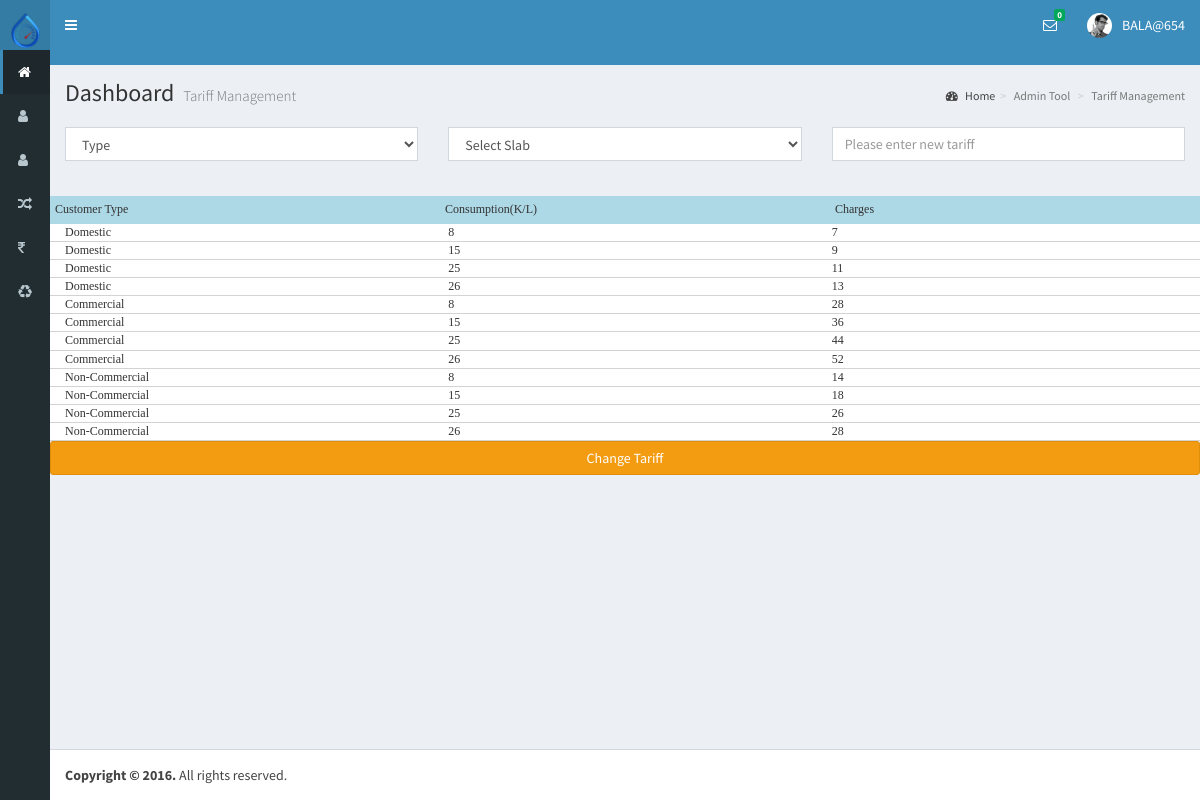
/tariff.php (signed in), run on the app's committed database.
### tables this page shows
CREATE TABLE `tariff` (
  `id` int(11) NOT NULL,
  `ctype` varchar(20) NOT NULL,
  `consumption` int(11) NOT NULL,
  `price` int(5) NOT NULL
);

### tariff.php (the view, shortened to what this page needs)
<?php
    include("db/connect.php");
    $str="select * from tariff ";
    $row=$con->query($str);
?>
<?php include "include/header.php"; ?>
 <?php
     include('navbar/super-adminheader.php');
 ?>
  <div class="content-wrapper">
    <section class="content-header">
      <h1>
        Dashboard
        <small>Tariff Management</small>
      </h1>
      <ol class="breadcrumb">
        <li><a href="#"><i class="fa fa-dashboard"></i> Home</a></li><li class="active">Admin Tool</li>
        <li class="active">Tariff Management </li>
      </ol>
    </section>
<div class="clr-20"></div>
  <section>
    <div class="row">
      <form method="post" action="tariffchange.php">
        <div class="col-md-12">
         <div class="col-md-12">
          </div></div>
        <div class="col-md-12">
         <div class="col-sm-4">
         	<div class="form-group">
          <select class="form-control"  name="type" id='type' required data-error="Select ID Proof">
                  <option value="0"> Type</option>
              </select>
            </div>
       </div>
          <div class="col-sm-4">
            <select id="getConsumption" name="get" class="form-control">
              <option value='0'>Select Slab</option>
            </select>
            </div>
            <div class="col-sm-4">
            <input type="text" name="new" id="new" class="form-control" placeholder="Please enter new tariff" required data-error="First Name is required.">
            </div>
        </div>
        <div class="clr-20"></div>
        <div class="col-md-12"  style="font-family:verdana;font-size:12px;background:lightblue;padding:5px;">
         <div class="col-md-4">Customer Type</div>
         <div class="col-md-4">Consumption(K/L)</div>
         <div class="col-md-4">Charges</div>
        </div>
        <div class="col-md-12" style="background:white;font-family:verdana;font-size:12px;">
          <?php
            while($result=$row->fetch_assoc())
            {
          ?>
           <div class="col-md-4" style="border-bottom:1px solid lightgray;">
           <?php echo $result['ctype'];?></div>
           <div class="col-md-4" style="border-bottom:1px solid lightgray;">
           <?php echo $result['consumption'];?></div>
            <div class="col-md-4" style="border-bottom:1px solid lightgray;">
             <?php echo $result['price'];?></div>
           <?php }
          ?>
            </div>
            <div class="col-md-12">
              <input type="submit" name ="submit" id="submit" class="col-md-12 btn btn-warning" value="Change Tariff">
          </div>
      </form>
    </div>
    </section>
  </div>
   <?php include "include/footer.php"; ?>

### data on the page
tariff: ctype "Domestic", consumption "8", price "7"
tariff: ctype "Domestic", consumption "15", price "9"
tariff: ctype "Domestic", consumption "25", price "11"
tariff: ctype "Domestic", consumption "26", price "13"
tariff: ctype "Commercial", consumption "8", price "28"
tariff: ctype "Commercial", consumption "15", price "36"
tariff: ctype "Commercial", consumption "25", price "44"
tariff: ctype "Commercial", consumption "26", price "52"
tariff: ctype "Non-Commercial", consumption "8", price "14"
tariff: ctype "Non-Commercial", consumption "15", price "18"
tariff: ctype "Non-Commercial", consumption "25", price "26"
tariff: ctype "Non-Commercial", consumption "26", price "28"

### other printed values
$_SESSION['user'] "BALA@654"
